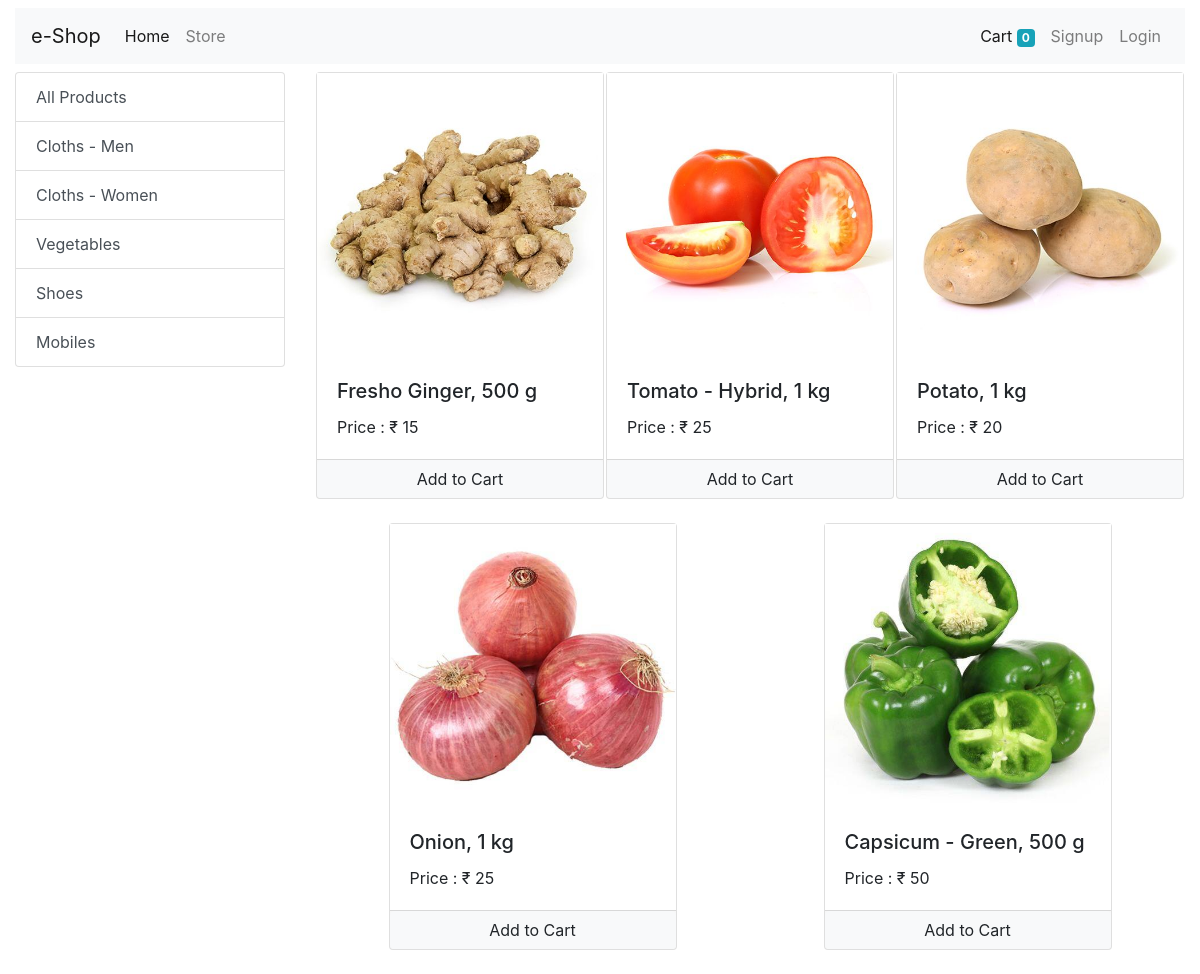
Screenshot of /?category=3 with the database file from the repository.
### store/models/category.py (models this page shows, shortened)
class Category(models.Model):
    name = models.CharField(max_length=30)
    @staticmethod
    def get_all_categories():
        return Category.objects.all()

### store/models/product.py (models this page shows, shortened)
class Product(models.Model):
    name = models.CharField(max_length=50)
    price = models.IntegerField(default=0)
    category = models.ForeignKey(Category, on_delete=models.CASCADE, default=1)
    description = models.CharField(max_length=200, default='', blank=True)
    image = models.ImageField(upload_to='uploads/products/')
    @staticmethod
    def get_all_products_by_category_id(category_id):
        if category_id:
            return Product.objects.filter(category=category_id)
        else:
            return Product.get_all_products()

### store/views/home.py (the view, shortened to what this page needs)
# urls.py: path('', Index.as_view(), name='homepage'),
class Index(View):
    def get(self, request):
        cart = request.session.get('')
        if not cart:
            request.session.cart = {}
        products = None
        categories = Category.get_all_categories()
        categoryID = request.GET.get('category')
        if categoryID:
            products = Product.get_all_products_by_category_id(categoryID)
        else:
            products = Product.get_all_products()
        data = {'products': products, 'categories': categories}
        print('You are ', request.session.get('email'))
        return render(request, "index.html", data)

### store/templatetags/cart.py (called while the page is built)
@register.filter(name='is_in_cart')
def is_in_cart(product, cart):
    keys = cart.keys()
    for id in keys:
        if int(id) == product.id:
            return True
    return False

### store/templatetags/custom_filter.py (called while the page is built)
@register.filter(name='currency')
def currency(number):
    raw_text = u"\u20B9"
    return raw_text + " " + str(number)

### store/templates/index.html (shortened to what this page needs)
{% extends "base.html" %} {% block content %}
{% load cart %}
{% load custom_filter %}
<div class="container-fluid">
  <div class="row">
    <div class="col-lg-3 mx-auto">
      <div class="list-group">
        <a href="/" class="list-group-item list-group-item-action">All Products</a>
        {% for category in categories %}
        <a href="/?category={{category.id}}" class="list-group-item list-group-item-action">{{category.name}}</a>
        {% endfor %}
      </div>
    </div>
    <div id="products" class="col-lg-9 mx-auto">
      <div class="row mx-auto">
        {% for product in products %}
        <div class="card mx-auto mb-4" id="{{product.id}}" style="width: 18rem">
          <img class="card-image-top" src="{{product.image.url}}" class="card-img-top" alt="Card image cap" />
          <div class="card-body">
            <h5 class="card-title">{{product.name}}</h5>
            <p class="card-text">Price : {{product.price|currency}}</p>
          </div>
          <div class="card-footer p-0">
            {% if product|is_in_cart:request.session.cart %}
            <div class="row no-gutters">
              <form action="/#{{product.id}}" method="post" class="col-2">
                {% csrf_token %}
                <input hidden type="text" name="product" value="{{product.id}}" />
                <input hidden type="text" name="remove" value="True" />
                <input type="submit" value=" - " class="btn btn-block btn-secondary" />
              </form>
              <div class="text-center col">{{product|cart_quantity:request.session.cart}} in Cart</div>
              <form action="/#{{product.id}}" method="post" class="col-2">
                {% csrf_token %}
                <input hidden type="text" name="product" value="{{product.id}}" />
                <input type="submit" value=" + " class="btn btn-block btn-secondary" />
              </form>
            </div>
            {% else %}
            <form action="/#{{product.id}}" method="post" type="submit" class="btn-block">
              <input type="submit" class="float-right btn btn-block btn-light rounded" value="Add to Cart" />
            </form>
            {% endif %}
          </div>
        </div>
        {% endfor %}
      </div>
    </div>
  </div>
</div>
{% endblock %}

### rows the page displays
Category: name "Cloths - Men"
Category: name "Cloths - Women"
Category: name "Vegetables"
Category: name "Shoes"
Category: name "Mobiles"
Product: image (picture), name "Fresho Ginger, 500 g", price "₹ 15"
Product: image (picture), name "Tomato - Hybrid, 1 kg", price "₹ 25"
Product: image (picture), name "Potato, 1 kg", price "₹ 20"
Product: {{ product.id }} 18 (drawn), image (picture), name "Onion, 1 kg", price "₹ 25"
Product: image (picture), name "Capsicum - Green, 500 g", price "₹ 50"

### other values shown
{{ request.session.cart.keys|length }} "0"
